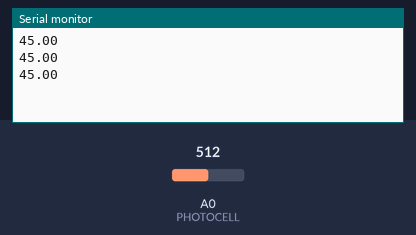
This sketch was run on a simulated Arduino Uno, built with avr-gcc and run on an emulated ATmega328P. Shown: the last lines printed to the serial monitor. The inputs (shaded band) are chosen by the test bench; at power-on: A0 (PHOTOCELL) = 512.

Above: at 1.3 s.
1.4 s: A0 (PHOTOCELL) set to 716
At 1.9 s:
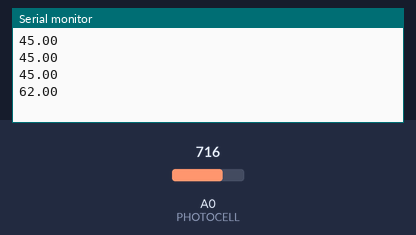
2.9 s: A0 (PHOTOCELL) set to 900
At 3.4 s:
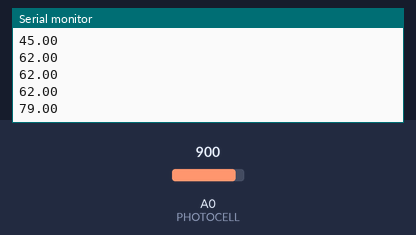
Timing chart, 0 to 5.9 s (numbered marks = the images above; inputs shaded):
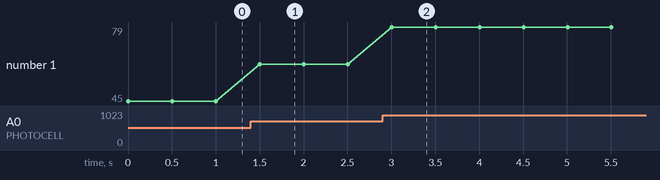

The sketch:

termistor.ino
```cpp
// http://arduino.cc/playground/ComponentLib/Thermistor2
// Math used for formula temperature calculation
#include <math.h>

// Thermistor pin
const int PHOTOCELL = 0;

// Setup serial communication
void setup()
{
  Serial.begin( 9600 );
}

// Infinite loop
void loop()
{
  double light = 0;
  light = map(analogRead( PHOTOCELL ),0,1023,0,90);
  Serial.println( light  );

  // Wait for next sample
  delay( 500 );
}
```

Measured:
- after the input at 1.4 s, the serial monitor: prints a new line after 0.10 s (image 1)
- after the input at 2.9 s, the serial monitor: prints a new line after 0.10 s (image 2)
- plotted number 1: 45 → 62 after the input at 1.4 s, 62 → 79 after the input at 2.9 s
